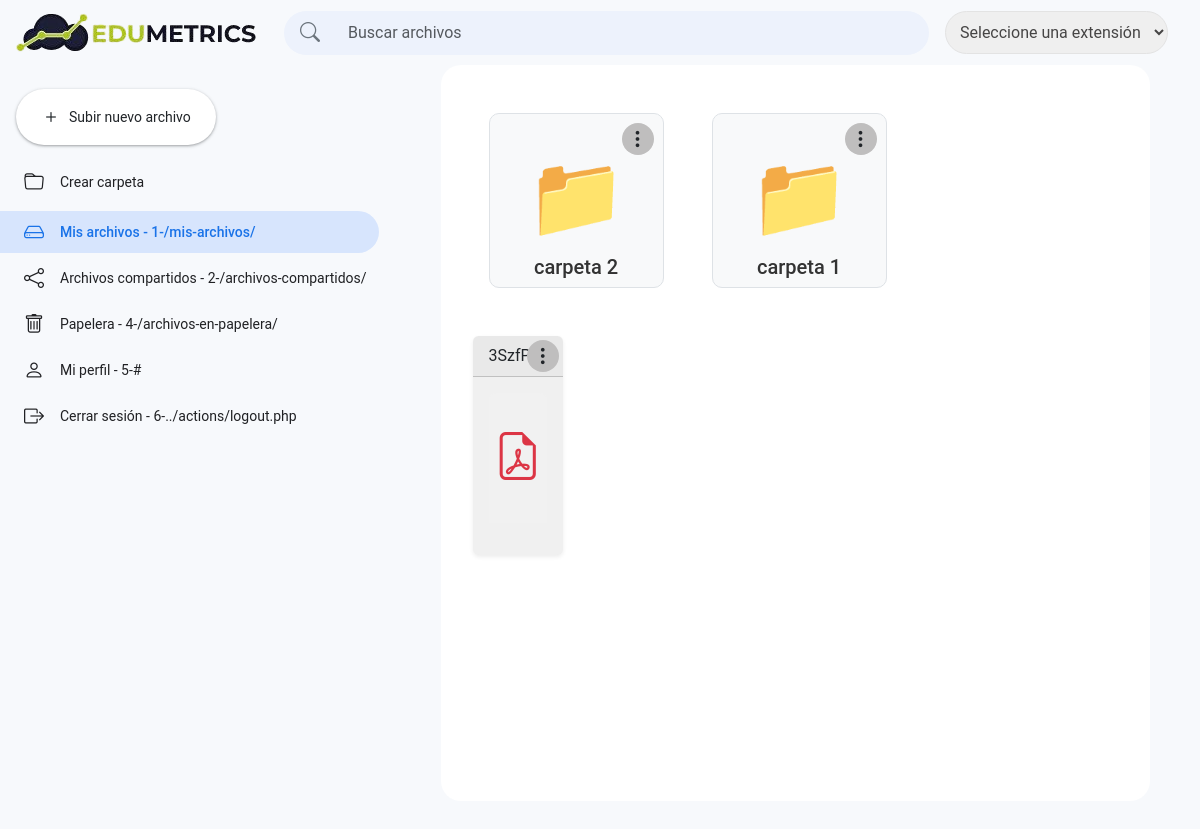
/mis-archivos/ (signed in), run on the app's committed database.
### tables this page shows
CREATE TABLE `tbl_drive_menu_links` (
  `id_menu_link` int UNSIGNED NOT NULL,
  `nombre_menu` varchar(250) NOT NULL,
  `url_menu` varchar(255) NOT NULL,
  `icono_menu` varchar(50) DEFAULT NULL,
  `estatus_menu` tinyint(1) DEFAULT '1',
  `posicion_menu` int NOT NULL,
  `created_at_menu` datetime DEFAULT CURRENT_TIMESTAMP
);

CREATE TABLE `tbl_drive_folders` (
  `id_folder` int UNSIGNED NOT NULL,
  `nombre_folder` varchar(250) NOT NULL,
  `created_by` int DEFAULT NULL,
  `created_folder` datetime NOT NULL DEFAULT CURRENT_TIMESTAMP,
  `estatus_folder` tinyint(1) DEFAULT '1',
  `public` tinyint(1) NOT NULL DEFAULT '1',
  `id_menu_link` int UNSIGNED NOT NULL DEFAULT '1',
  `id_folder_padre` int UNSIGNED DEFAULT NULL COMMENT 'ID de la carpeta padre, NULL si es una carpeta raíz'
);

CREATE TABLE `tbl_drive_files` (
  `id_drive` int NOT NULL,
  `nombre_original` varchar(255) NOT NULL,
  `nombre_sistema` varchar(255) NOT NULL,
  `ruta` varchar(255) NOT NULL,
  `extension` varchar(50) NOT NULL,
  `tipo_mime` varchar(100) NOT NULL,
  `tamano` int NOT NULL COMMENT 'Tamaño en bytes',
  `fecha_subida` datetime NOT NULL DEFAULT CURRENT_TIMESTAMP,
  `id_usuario` int DEFAULT NULL COMMENT 'ID del usuario que subió el archivo',
  `activo` tinyint(1) NOT NULL DEFAULT '1',
  `en_papelera` tinyint(1) NOT NULL DEFAULT '0',
  `id_folder` int UNSIGNED DEFAULT NULL,
  `id_menu_link` int DEFAULT NULL
);

### functions/funciones.php (called while the page is built, shortened)
<?php
function obtenerArchivosCompartidos($servidor, $link_seleccionado)
{
    $query = "SELECT
            id_drive, nombre_original,
            nombre_sistema, extension, ruta
        FROM tbl_drive_files
        WHERE activo = 1
        AND id_menu_link = '$link_seleccionado'
        AND en_papelera = 0
        AND id_folder = 0
        ORDER BY id_drive DESC";
    $resultado = $servidor->query($query);
    $archivos = [];
    while ($archivo = $resultado->fetch_assoc()) {
        $archivos[] = $archivo;
    }
    return $archivos;
}
function obtenerVistaPrevia($archivo)
{
    $extension = strtolower(pathinfo($archivo['nombre_sistema'], PATHINFO_EXTENSION));
    return '';
}
function obtenerIconoArchivo($extension)
{
    $icons = [
        'pdf'   => 'bi-file-earmark-pdf text-danger',
        'doc'   => 'bi-file-earmark-word text-primary',
        'docx'  => 'bi-file-earmark-word text-primary',
        'xls'   => 'bi-file-earmark-excel text-success',
        'xlsx'  => 'bi-file-earmark-excel text-success',
        'ppt'   => 'bi-file-earmark-ppt text-warning',
        'pptx'  => 'bi-file-earmark-ppt text-warning',
        'zip'   => 'bi-file-earmark-zip text-secondary',
        'rar'   => 'bi-file-earmark-zip text-secondary',
        'tar'   => 'bi-file-earmark-zip text-secondary',
        'gz'    => 'bi-file-earmark-zip text-secondary',
        'sql'   => 'bi-file-earmark-code text-info',
        'md'    => 'bi-file-earmark-code text-dark',
        'markdown' => 'bi-file-earmark-code text-dark',
        'csv'   => 'bi-file-earmark-spreadsheet text-success',
        'txt'   => 'bi-file-earmark-text text-muted',
        'svg'   => 'bi-file-earmark-image text-primary'
    ];
    return $icons[$extension] ?? 'bi-file-earmark-text';
}
function getLinksMenu($servidor)
{
    $directorios = [];
    $sql = "SELECT * FROM tbl_drive_menu_links  WHERE estatus_menu = 1 ORDER BY posicion_menu ASC";
    $result = $servidor->query($sql);
    if ($result && $result->num_rows > 0) {
        while ($row = $result->fetch_assoc()) {
            $directorios[] = $row;
        }
    }
    return $directorios;
}
function obtenerCarpetasPorDirectorio($servidor, $id_menu_link)
{
    $carpetas = [];
    $sql = "SELECT * FROM tbl_drive_folders  WHERE estatus_folder = 1 AND id_menu_link ='$id_menu_link' ORDER BY id_folder DESC";
    $resultado = mysqli_query($servidor, $sql);
    if ($resultado) {
        while ($fila = mysqli_fetch_assoc($resultado)) {
            $carpetas[] = $fila;
        }
    }
    return $carpetas;
}

### components/folders.php (the view, shortened to what this page needs)
<div class="d-flex flex-wrap justify-content-start">
    <?php
    $carpetasPorDirectorio = isset($link_seleccionado) ? obtenerCarpetasPorDirectorio($servidor, $link_seleccionado) : [];
    if (!empty($carpetasPorDirectorio)): ?>
        <?php foreach ($carpetasPorDirectorio as $folder):
            $isActive = ($folder['id_folder'] == $folderSelected) ? 'active-folder' : ''; ?>
            <section class="folder border p-3 mx-4 d-flex flex-column align-items-center text-center connected-list mb-3 <?= $isActive; ?>"
                data-folder="<?= $folder['id_folder']; ?>">
                <div class="align-self-end mb-2 dropdown">
                    <button class="btn file-menu p-0" type="button" id="folderMenu<?= $folder['id_folder']; ?>"
                        data-bs-toggle="dropdown" aria-expanded="false">
                        <i class="bi bi-three-dots-vertical"></i>
                    </button>
                </div>
                <a href="./?folder=<?= $folder['id_folder']; ?>&link=<?= $link_seleccionado; ?>" class="text-decoration-none">
                    <h4 class="icon fs-1">📁</h4>
                    <h4 class="folder-name fs-5 mt-3 text-break"><?= htmlspecialchars($folder['nombre_folder']); ?></h4>
                </a>
            </section>
        <?php endforeach; ?>
    <?php else: ?>
        <div class="col-md-12">
            <p class="text-center fw-bold">No hay carpetas 📁</p>
        </div>
    <?php endif; ?>
</div>

### mis-archivos/index.php (shortened to what this page needs)
<!DOCTYPE html>
<html lang="es">
<head>
	<link rel="stylesheet" href="<?php echo ASSETS_CSS ?>/bootstrap.min.css?v=<?php echo mt_rand(); ?>">
	<link rel="stylesheet" href="https://cdn.jsdelivr.net/npm/bootstrap-icons@1.10.0/font/bootstrap-icons.css">
	<link rel="stylesheet" href="<?php echo ASSETS_CSS ?>/dashboard.css?v=<?php echo mt_rand(); ?>">
	<link rel="stylesheet" href="<?php echo ASSETS_CSS ?>/dropzone.min.css?v=<?php echo mt_rand(); ?>" />
	<link rel="stylesheet" href="<?php echo ASSETS_CSS ?>/home.css?v=<?php echo mt_rand(); ?>" />
	<link rel="stylesheet" href="<?php echo ASSETS_CSS ?>/preview_files.css">
	<link rel="stylesheet" href="<?php echo ASSETS_CSS ?>/loader.css">
</head>
<body>
	<div class="container-fluid p-0">
		<?php
		$link_seleccionado = isset($_GET['link']) ? trim($_GET['link']) : 1;
		include(FUNCTIONS_PATH . '/funciones.php');
		include(BASE_PATH_COMPONENTS . '/header.php');
		?>
		<div class="d-flex">
			<?php
			$links_menu = getLinksMenu($servidor);
			include(BASE_PATH_COMPONENTS . '/sidebar.php');
			?>
			<div class="flex-grow-1 p-4 content-files">
				<div class="mt-4 mb-4">
					<div class="row">
						<?php
						$folderSelected = isset($_GET['folder']) ? trim($_GET['folder']) : null;
						include(BASE_PATH_COMPONENTS . '/folders.php');
						?>
					</div>
				</div>
				<div id="searchResults" class="row">
					<?php
					if ($folderSelected) {
						$list_files = obtenerArchivosPorCarpeta($servidor, $folderSelected);
						include(BASE_PATH_COMPONENTS . '/files.php');
					} else {
						$list_files = obtenerArchivosCompartidos($servidor, $link_seleccionado);
						include(BASE_PATH_COMPONENTS . '/files.php');
					}
					?>
				</div>
			</div>
		</div>
	</div>
</body>
</html>

### components/header.php (shortened to what this page needs)
<div class="drive-header">
    <div class="d-flex flex-column flex-md-row align-items-center px-3 h-100">
        <div class="d-flex align-items-center w-100 justify-content-between justify-content-md-start">
            <div class="d-flex align-items-center me-md-4 mx-auto mx-md-0">
                <a href="<?php echo BASE_HOME; ?>index.php" class="text-decoration-none">
                    <img src="<?php echo ASSETS_IMG; ?>/logo-edumetrix-drive.png" alt="driver edumetrisc">
                </a>
            </div>
            <div class="search-bar d-none d-md-flex align-items-center flex-grow-1 py-1 px-3 mx-auto">
                <i class="bi bi-search me-3 text-secondary"></i>
                <input type="text" id="searchInput" class="search-input form-control border-0 shadow-none"
                    placeholder="Buscar archivos">
            </div>
            <div class="ms-auto d-none d-md-block px-3">
                <div class="custom-select-container">
                    <select name="extension" id="extensionSelect" class="custom-select">
                        <option value="" default> Seleccione una extensión</option>
                    </select>
                </div>
            </div>
        </div>
    </div>
</div>

### components/sidebar.php
<div class="sidebar pt-2" id="sidebar">
    <div class="px-3">
        <button id="btnUploadFile" class="new-button btn d-flex align-items-center" data-bs-toggle="modal" data-bs-target="#modalUploadFile">
            <i class="bi bi-plus me-2"></i>
            <span>Subir nuevo archivo</span>
        </button>
    </div>
    <a id="btnCreateFolder" href="#" data-bs-toggle="modal" data-bs-target="#createFolder" class="sidebar-item d-flex align-items-center text-decoration-none mb-1">
        <i class="bi bi-folder me-3"></i>
        <span>Crear carpeta</span>
    </a>
    <div class="mt-2">
        <?php
        $current_page = basename(parse_url($_SERVER['REQUEST_URI'], PHP_URL_PATH));
        foreach ($links_menu as $link) {
            $dir_url = trim($link['url_menu'], './');
            $id_menu_link = $link['id_menu_link'];
            $is_active = ($current_page == basename($dir_url));
        ?>
            <a href="<?php echo BASE_HOME . $dir_url; ?>?link=<?php echo $id_menu_link; ?>"
                id="directorio_<?php echo $id_menu_link; ?>?"
                data-id="<?php echo $id_menu_link; ?>"
                <?php echo ($id_menu_link == 5) ? 'data-bs-toggle="modal" data-bs-target="#updateUser"' : ''; ?>
                class="sidebar-item d-flex align-items-center text-decoration-none mb-1
            <?php echo ($is_active ? 'active' : ''); ?>">
                <i class="<?php echo $link['icono_menu']; ?> me-3"></i>
                <span><?php echo $link['nombre_menu'] . ' - ' . $id_menu_link . '-' . $link['url_menu']; ?></span>
            </a>
        <?php } ?>
    </div>
</div>

### components/files.php (shortened to what this page needs)
<?php
if ($list_files) {
    foreach ($list_files as $archivo) {
        $extension = strtolower(pathinfo($archivo['nombre_sistema'], PATHINFO_EXTENSION));
        $preview = obtenerVistaPrevia($archivo);
        if (empty($preview)) {
            $icon = obtenerIconoArchivo($extension);
            $preview = "<i class='bi $icon file-icon'></i>";
        } ?>
        <div data-search="<?php echo $archivo['nombre_original']; ?>" class="col-12 col-sm-6 col-md-4 col-lg-3 col-xl-2 file-item mb-3 m-2" data-id="<?php echo $archivo['id_drive']; ?>">
            <div class="dropdown" style="position: relative; z-index: 1000;">
                <button class="btn file-menu p-0" type="button" id="fileMenu<?php echo $archivo['id_drive']; ?>"
                    data-bs-toggle="dropdown" aria-expanded="false">
                    <i class="bi bi-three-dots-vertical"></i>
                </button>
            </div>
            <div class="card h-100 shadow-sm animate-card">
                <div class="card-header d-flex justify-content-between align-items-center">
                    <span class="text-truncate"><?php echo $archivo['nombre_original']; ?></span>
                </div>
                <div class="card-body d-flex flex-column">
                    <a href="<?php echo UPLOADS_PATH . $archivo['nombre_sistema']; ?>" target="_blank" class="text-decoration-none text-dark">
                        <div class="file-preview mb-3 d-flex justify-content-center align-items-center" style="height: 130px;">
                            <?php echo $preview; ?>
                        </div>
                    </a>
                </div>
            </div>
        </div>
    <?php
    }
} else { ?>
    <p class="text-center" style="width: 100%;">No hay archivos 📄</p>
<?php }
?>

### assets/css/dashboard.css (style rules this page uses)
body { font-family: "Roboto", Arial, sans-serif; background-color: #f7f9fc !important; }
.new-button { background-color: #fff; }
.search-bar { background-color: #edf2fc; border-radius: 25px; max-width: 720px; }
.search-input { border: none; background: transparent; }
.sidebar { background-color: #f7f9fc; min-width: 256px; height: calc(100vh - 64px); }
.sidebar-item { border-radius: 0 25px 25px 0; font-size: 0.875rem; padding: 6px 12px 6px 24px; margin-right: 12px; color: #202124; }
.sidebar-item.active { background-color: #d7e5fd; color: #1a73e8; font-weight: 500; }
.new-button { border-radius: 50px; box-shadow: 0 1px 2px 0 rgba(60, 64, 67, 0.3), 0 1px 3px 1px rgba(60, 64, 67, 0.15); padding: 12px 24px; font-size: 0.875rem; margin: 16px 0; transition: box-shadow 0.2s; }
.file-menu { position: absolute; right: 4px; top: 4px; width: 32px; height: 32px; display: flex; align-items: center; justify-content: center; border-radius: 50%; transition: opacity 0.2s; background-color: #e0e0e0; }
.drive-header { background-color: #f7f9fc !important; position: sticky; top: 0; z-index: 1000; height: 65px; }

### assets/css/home.css (style rules this page uses)
.folder { width: 175px; height: 175px; display: flex; flex-direction: column; align-items: center; justify-content: center; text-align: center; border-radius: 10px; background-color: #f8f9fa; flex-shrink: 0; position: relative; }
.folder-name { position: absolute; bottom: 0px; left: 0; right: 0; padding: 0 10px; color: #333; white-space: nowrap; overflow: hidden; text-overflow: ellipsis; }
.folder .icon { font-size: 80px !important; }
.folder .dropdown { position: absolute; top: 5px; right: 5px; }
.file-menu { background-color: #e0e0e0; border-radius: 50%; width: 32px; height: 32px; display: flex; align-items: center; justify-content: center; }
select.custom-select { width: 100%; padding: 10px; font-size: 16px; border-radius: 25px; border: 1px solid #e3e3e3; color: #464545; cursor: pointer; }
.bi { font-size: 20px; }

### assets/css/preview_files.css (style rules this page uses)
.content-files { height: calc(100vh - 64px); overflow-y: auto; background-color: #ffffff !important; border-radius: 20px; padding: 16px; margin: 0px 50px 30px 50px; }
.file-preview { height: 250px; background-color: #f1f1f1; display: flex; justify-content: center; align-items: center; overflow: hidden; border-radius: 8px 8px 0px 0px; text-align: center; }
.file-preview i { font-size: 48px; color: #666; }
.file-menu { border: none; background: #bfbebe !important; padding: 0; }
.file-icon { font-size: 48px; color: #5f6368; }
.card { background: #f0f0f0 !important; border: none !important; }

### data on the page
tbl_drive_menu_links: nombre_menu "Mis archivos", id_menu_link "1", url_menu "/mis-archivos/"
tbl_drive_menu_links: nombre_menu "Archivos compartidos", id_menu_link "2", url_menu "/archivos-compartidos/"
tbl_drive_menu_links: nombre_menu "Papelera", id_menu_link "4", url_menu "/archivos-en-papelera/"
tbl_drive_menu_links: nombre_menu "Mi perfil", id_menu_link "5", url_menu "#"
tbl_drive_menu_links: nombre_menu "Cerrar sesión", id_menu_link "6", url_menu "../actions/logout.php"
tbl_drive_folders: nombre_folder "carpeta 2"
tbl_drive_folders: nombre_folder "carpeta 1"
tbl_drive_files: nombre_original "3SzfP…"
